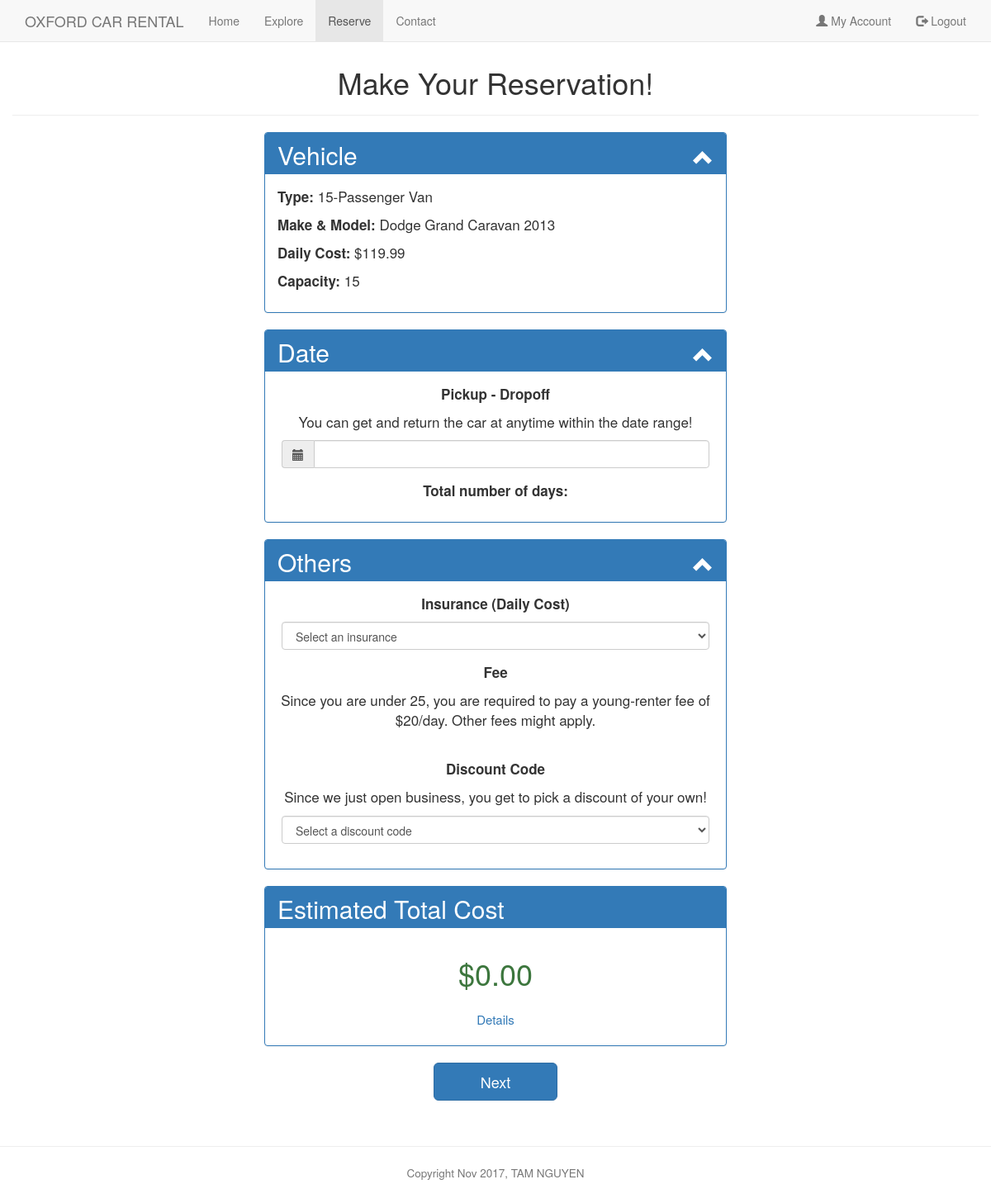
Page /reserve.php?id=5FNRL3H95AB024879 (signed in) on the committed database.
### tables this page shows
CREATE TABLE Vehicles (
    VIN char(17) NOT NULL,
    make varchar(20) NOT NULL,
    model varchar(20) NOT NULL,
    year int NOT NULL,
    license_plate varchar(10) NOT NULL,
    typeID char(5),
    statusID char(5) NOT NULL,
    PRIMARY KEY (VIN)
);

CREATE TABLE Type (
    typeID char(5) NOT NULL,
    type_name varchar(20) NOT NULL,
    daily_rate decimal(5,2) NOT NULL,
    capacity int NOT NULL,
    PRIMARY KEY (typeID)
);

### session.php (called while the page is built, shortened)
<?php
    function logged_in(){
        if(!isset($_SESSION["userID"]) && $_SESSION["userID"] === NULL){
            return false;
        }
        else{
            return true;
        }
    }
?>

### reserve.php (the view, shortened to what this page needs)
<?php
    require_once ('session.php');
    require_once ('included_functions.php');
    $mysqli = db_connection();
?>
<!DOCTYPE html>
<html lang="en">
<head>
    <link rel="stylesheet" href="css/bootstrap.min.css">
    <link href="signin.css" rel="stylesheet">
    <link href="dist/css/bootstrapValidator.min.css" rel="stylesheet">
    <link rel="stylesheet" href="//cdnjs.cloudflare.com/ajax/libs/bootstrap-datepicker/1.3.0/css/datepicker.min.css" />
    <link rel="stylesheet" href="//cdnjs.cloudflare.com/ajax/libs/bootstrap-datepicker/1.3.0/css/datepicker3.min.css" />
    <link rel="stylesheet" type="text/css" href="//cdn.jsdelivr.net/bootstrap.daterangepicker/2/daterangepicker.css" />
</head>
<body>
<nav class="navbar navbar-default navbar-fixed-top">
    <div class="container">
        <div class="navbar-header">
            <a class="navbar-brand" href="index.php">OXFORD CAR RENTAL</a>
        </div>
        <div class="collapse navbar-collapse" id="myNavbar">
            <ul class="nav navbar-nav">
                <li><a href="index.php">Home</a></li>
                <li><a href="explore.php">Explore</a></li>
                <li class="active"><a href="reserve.php">Reserve</a></li>
                <li><a href="contact.php">Contact</a></li>
            </ul>
            <?php
            if(logged_in()){
                echo "<ul class='nav navbar-nav navbar-right'>";
                echo "<li><a href='account.php'><span class='glyphicon glyphicon-user'></span> My Account</a></li>";
                echo "<li><a href='signout.php'><span class='glyphicon glyphicon-log-out'></span> Logout</a></li>";
                echo "</ul>";
            }
            else{
                echo "<ul class='nav navbar-nav navbar-right'>";
                echo "<li><a href='signup.php'><span class='glyphicon glyphicon-user'></span> Sign Up</a></li>";
                echo "<li><a href='signin.php'><span class='glyphicon glyphicon-log-in'></span> Login</a></li>";
                echo "</ul>";
            }
            ?>
        </div>
    </div>
</nav>
<div class="container-fluid">
    <br/><br/>
    <div class="page-header">
        <h1><div class="text-center">Make Your Reservation!</div></h1>
    </div>
        <div class="row">
            <div class="col-lg-3"></div>
            <div class="col-lg-6">
                <form action="reservationPayment.php" method="post" id="reservation-form" class="form-horizontal">
                    <div class="panel panel-primary">
                        <div class="panel-heading">
                            <h3 class="panel-title">Vehicle</h3>
                            <span class="pull-right clickable"><i class="glyphicon glyphicon-chevron-up"></i></span>
                        </div>
                        <div class="panel-body">
                            <?php
                            $VIN = $_GET['id'];
                            $type = getCategory($VIN, $mysqli);
                            $cost = getDailyRate($VIN, $mysqli);
                            $capacity = getCapacity($VIN, $mysqli);
                            $name = getVehicleName($VIN, $mysqli);
                            echo "<p><strong>Type: </strong>".$type."</p>";
                            echo "<p><strong>Make & Model: </strong>".$name."</p>";
                            echo "<p><strong>Daily Cost: </strong>$".$cost."</p>";
                            echo "<p><strong>Capacity: </strong>".$capacity."</p>";
                            ?>
                        </div>
                    </div>
                    <div class="panel panel-primary">
                        <div class="panel-heading">
                            <h3 class="panel-title">Date</h3>
                            <span class="pull-right clickable"><i class="glyphicon glyphicon-chevron-up"></i></span>
                        </div>
                        <div class="panel-body" style="text-align: center">
                            <p><strong>Pickup - Dropoff</strong></p>
                            <p>You can get and return the car at anytime within the date range!</p>
                            <div class="form-group">
                                <div class="input-group">
                                    <span class="input-group-addon"><i class="glyphicon glyphicon-calendar"></i></span>
                                    <input type="text" name="daterange" id="daterange" class="form-control"/>
                                </div>
                            </div>
                            <p><strong>Total number of days: </strong></p>
                        </div>
                    </div>
                    <div class="panel panel-primary">
                        <div class="panel-heading">
                            <h3 class="panel-title">Others</h3>
                            <span class="pull-right clickable"><i class="glyphicon glyphicon-chevron-up"></i></span>
                        </div>
                        <div class="panel-body" style="text-align: center">
                            <p><strong>Insurance (Daily Cost)</strong></p>
                                <div class="form-group">
                                    <select class="form-control" name="insurance" id="insurance" onchange="getInsurance(this.value)">
                                        <option selected disabled>Select an insurance</option>
                                    </select>
                                </div>
                            <p><strong>Fee</strong></p>
                            <?php
                                $query = "SELECT (2017-YEAR(DOB)) AS age FROM Customer WHERE custID = '".$_SESSION['userID']."'";
                                $result = $mysqli->query($query);
                                $row = $result->fetch_assoc();
                                $age = $row['age'];
                                if($age < 25){
                                    echo "<p>Since you are under 25, you are required to pay a young-renter fee of $20/day. Other fees might apply.</p>";
                                }
                            ?>
                            <br>
                            <p><strong>Discount Code</strong></p>
                            <p>Since we just open business, you get to pick a discount of your own!</p>
                                <div class="form-group">
                                    <select class="form-control" name="discount" id="discount" onchange="getDiscount(this.value)">
                                        <option selected disabled>Select a discount code</option>
                                    </select>
                                </div>
                        </div>
                    </div>
                    <div class="panel panel-primary">
                        <div class="panel-heading">
                            <h3 class="panel-title">Estimated Total Cost</h3>
                        </div>
                        <div class="panel-body" style="text-align: center; font-size: 30px; color: #3c763d">
                            <h1 id="estimatedCost">$0.00</h1>
                            <a href="#myModal" data-toggle="modal" data-target="#myModal" style="font-size: 15px">Details</a>
                        </div>
                    </div>
                    <div class="row">
                        <div class="col-lg-4"></div>
                        <div class="col-lg-4">
                            <div class="form-group">
                                <button type="submit" name="submitButton" id="submitButton" class="btn btn-lg btn-primary btn-block">Next</button>
                            </div>
                        </div>
                        <div class="col-lg-4"></div>
                    </div>
                </form>
            </div>
            <div class="col-lg-3"></div>
        </div>
</div>
</body>
</html>

### signin.css (style rules this page uses)
body { padding-top: 0; padding-bottom: 40px; }

### reserve.php (style rules this page uses)
.navbar .navbar-collapse { text-align: center; }
.row { margin-top:20px; padding: 0 10px; }
.clickable { cursor: pointer; }
.panel-heading span { margin-top: -30px; font-size: 25px; }
.panel-heading { height: 50px; }
.panel-title { font-size: 30px; }
.panel-body { font-size: 17px; }
.form-group { padding-left: 20px; padding-right: 20px; }

### rows in the picture
vehicles: typeID.type_name "15-Passenger Van", name "Dodge Grand Caravan 2013", typeID.daily_rate "119.99", typeID.capacity "15"

### other values in the picture
$name "TAM NGUYEN"
